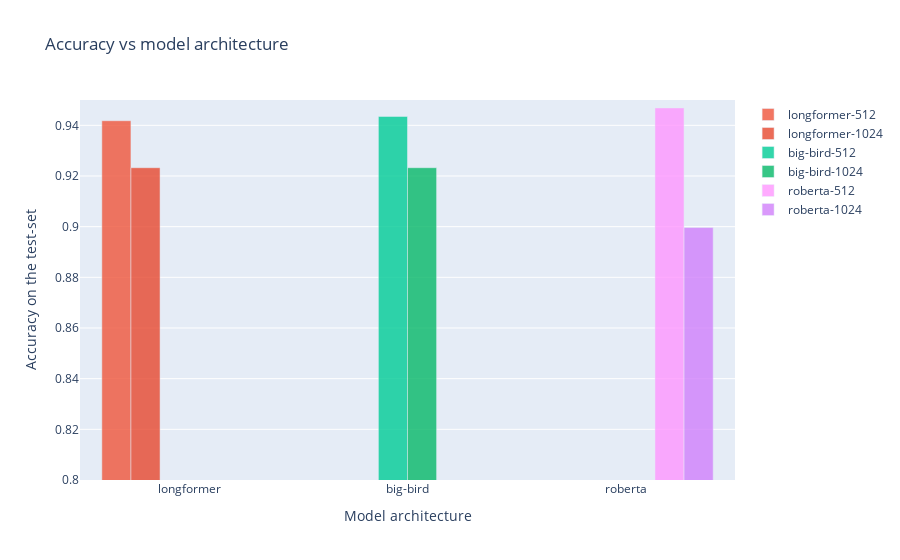

The notebook cell this image was saved under:
### Code cell
fig = go.Figure()
colors=[px.colors.qualitative.Plotly[1],px.colors.qualitative.Plotly[2],px.colors.qualitative.Plotly[8]]

for index, model_name in enumerate(result['model_name'].unique()):
    trace_data = result[result.model_name == model_name].sort_values('max_token_length').reset_index()
    color_map = list(Color(colors[index]).range_to(Color('#000'), 75))
    for i, row in trace_data.iterrows():
        fig.add_trace(go.Bar(
            x=[row["model_name"]],
            y=[row["eval_accuracy"]],
            marker_color=color_map[i*5].hex,
            opacity=0.8,
            name=row['iden'],
        ))

fig.update_layout(
    title="Accuracy vs model architecture",
    xaxis_title="Model architecture",
    yaxis_title="Accuracy on the test-set",
    yaxis_range=[0.8,0.95]
    
)

fig.show()

### Figure 1 — Plotly figure (JSON) as saved in the notebook; plotly's stock layout.template omitted (floating-point values rounded to 4 significant figures)
{"data": [{"marker": {"color": "#ef553b"}, "name": "longformer-512", "opacity": 0.8, "type": "bar", "x": ["longformer"], "y": [0.9418]}, {"marker": {"color": "#e7482f"}, "name": "longformer-1024", "opacity": 0.8, "type": "bar", "x": ["longformer"], "y": [0.9233]}, {"marker": {"color": "#00cc96"}, "name": "big-bird-512", "opacity": 0.8, "type": "bar", "x": ["big-bird"], "y": [0.9435]}, {"marker": {"color": "#06b868"}, "name": "big-bird-1024", "opacity": 0.8, "type": "bar", "x": ["big-bird"], "y": [0.9233]}, {"marker": {"color": "#ff97ff"}, "name": "roberta-512", "opacity": 0.8, "type": "bar", "x": ["roberta"], "y": [0.9469]}, {"marker": {"color": "#d180fb"}, "name": "roberta-1024", "opacity": 0.8, "type": "bar", "x": ["roberta"], "y": [0.8997]}], "layout": {"autosize": true, "title": {"text": "Accuracy vs model architecture"}, "xaxis": {"autorange": true, "range": [-0.5, 2.5], "title": {"text": "Model architecture"}, "type": "category"}, "yaxis": {"range": [0.8, 0.95], "title": {"text": "Accuracy on the test-set"}, "type": "linear"}}}
